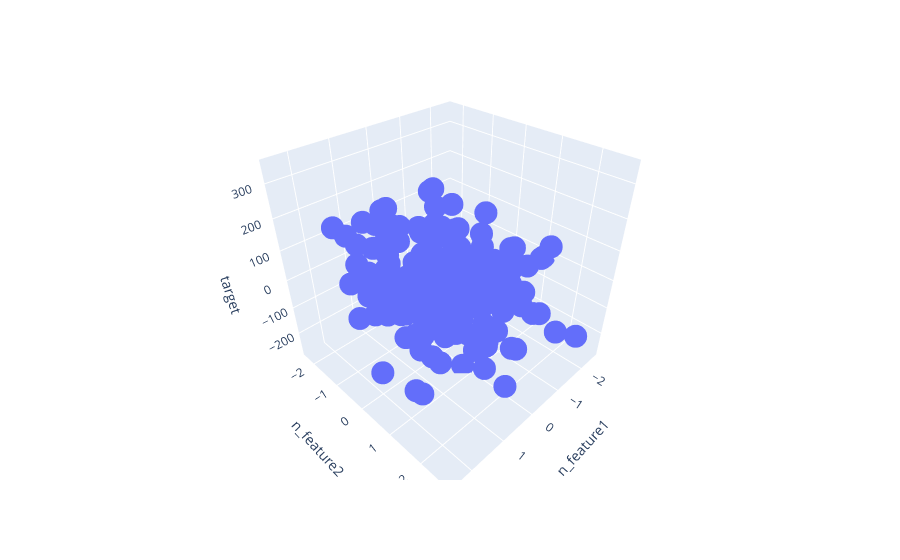

Notebook cell for this chart:
### Code cell
ex.scatter_3d(df,x='n_feature1',y='n_feature2',z='target')

### Figure 1 — Plotly figure (JSON) as saved in the notebook; plotly's stock layout.template omitted (floating-point values rounded to 4 significant figures; data arrays with more than 128 entries replaced by an {"elided": "..."} marker saying what was removed)
{"data": [{"hovertemplate": "n_feature1=%{x}<br>n_feature2=%{y}<br>target=%{z}<extra></extra>", "legendgroup": "", "marker": {"color": "#636efa", "symbol": "circle"}, "mode": "markers", "name": "", "scene": "scene", "showlegend": false, "type": "scatter3d", "x": {"elided": "200 float values"}, "y": {"elided": "200 float values"}, "z": {"elided": "200 float values"}}], "layout": {"legend": {"tracegroupgap": 0}, "margin": {"t": 60}, "scene": {"domain": {"x": [0, 1], "y": [0, 1]}, "xaxis": {"title": {"text": "n_feature1"}}, "yaxis": {"title": {"text": "n_feature2"}}, "zaxis": {"title": {"text": "target"}}}}}
